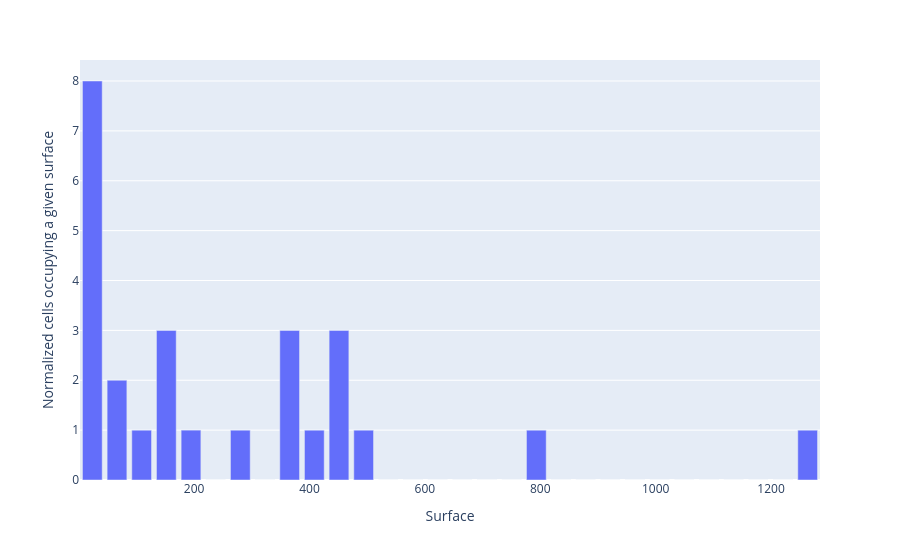

The notebook cell saved with this chart:
### Code cell
surface_per_cell = points_per_cell * surface_per_point

labels = {
    "x": "Surface",
    "y": "Normalized cells occupying a given surface",
}
counts, bins = np.histogram(surface_per_cell, bins=30)
bins = 0.5 * (bins[:-1] + bins[1:])

px.bar(
    x=bins,
    y=counts,
    labels=labels,
)

### Figure 1 — Plotly figure (JSON) as saved in the notebook; plotly's stock layout.template omitted (floating-point values rounded to 4 significant figures)
{"data": [{"alignmentgroup": "True", "hovertemplate": "Surface=%{x}<br>Normalized cells occupying a given surface=%{y}<extra></extra>", "legendgroup": "", "marker": {"color": "#636efa", "pattern": {"shape": ""}}, "name": "", "offsetgroup": "", "orientation": "v", "showlegend": false, "textposition": "auto", "type": "bar", "x": [23.63, 66.38, 109.1, 151.9, 194.6, 237.4, 280.1, 322.9, 365.6, 408.4, 451.1, 493.9, 536.6, 579.4, 622.1, 664.9, 707.6, 750.4, 793.1, 835.9, 878.6, 921.4, 964.1, 1007.0, 1050.0, 1092.0, 1135.0, 1178.0, 1221.0, 1263.0], "xaxis": "x", "y": [8, 2, 1, 3, 1, 0, 1, 0, 3, 1, 3, 1, 0, 0, 0, 0, 0, 0, 1, 0, 0, 0, 0, 0, 0, 0, 0, 0, 0, 1], "yaxis": "y"}], "layout": {"barmode": "relative", "legend": {"tracegroupgap": 0}, "margin": {"t": 60}, "xaxis": {"anchor": "y", "domain": [0, 1], "title": {"text": "Surface"}}, "yaxis": {"anchor": "x", "domain": [0, 1], "title": {"text": "Normalized cells occupying a given surface"}}}}
